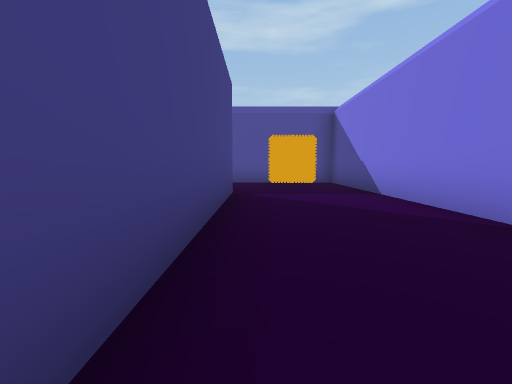
view 1 (above)

24 first-person views from a walk through a 3-D level made in the Unity game engine. The camera is 0.58 m above the floor, tilts 6° down and sees 90° across. The floor is counted in squares, 1 m on a side. Each view is taken from the middle of a square. On the plan, view 1 faces up. The plan holds only what a view shows up to about 9 squares ahead; the rest is blank. The place goes on beyond the plan.

view 2
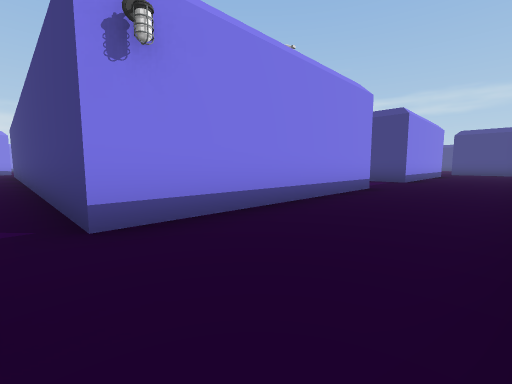

view 3
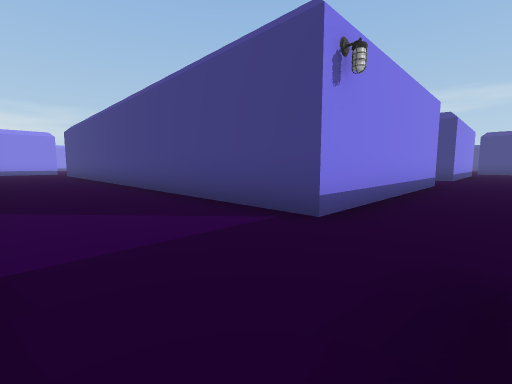

view 4
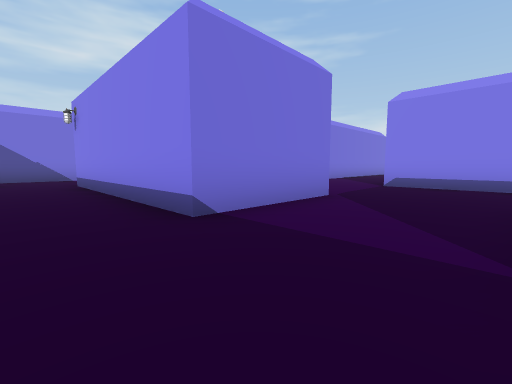

view 5
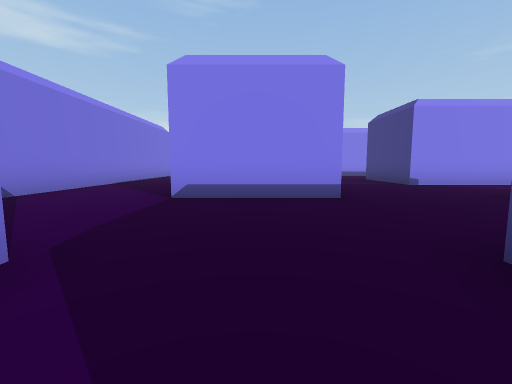

view 6
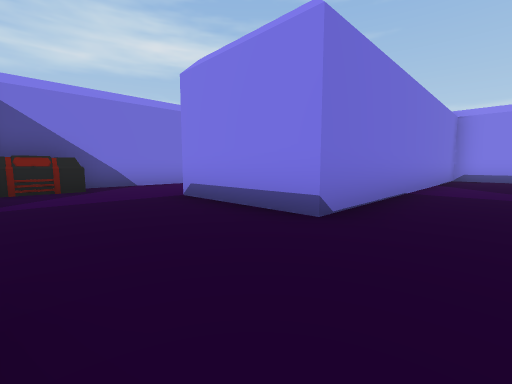

view 7
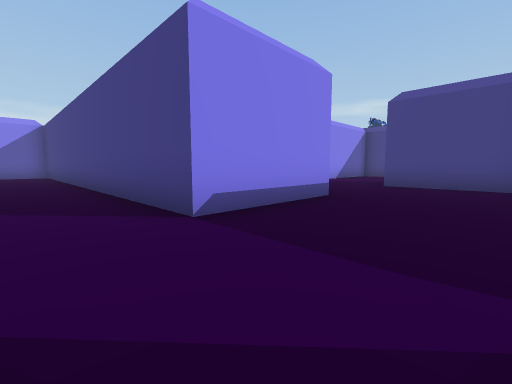

view 8
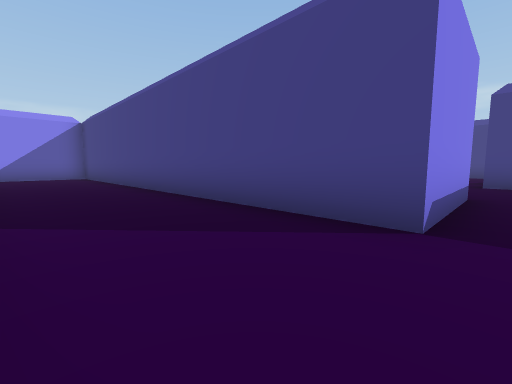

view 9
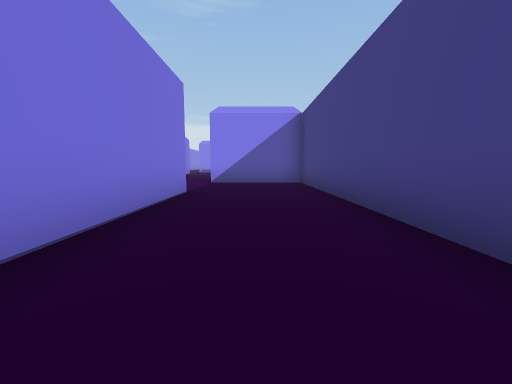

view 10
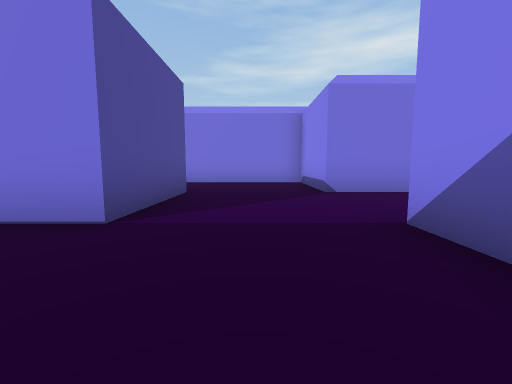

view 11
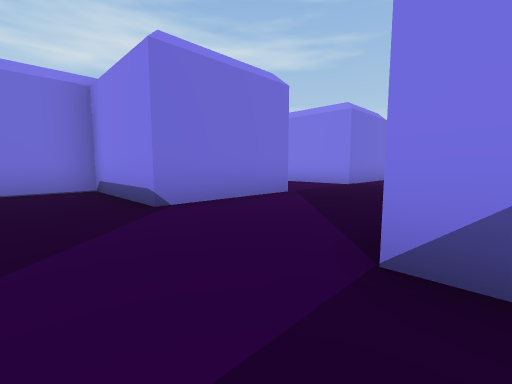

view 12
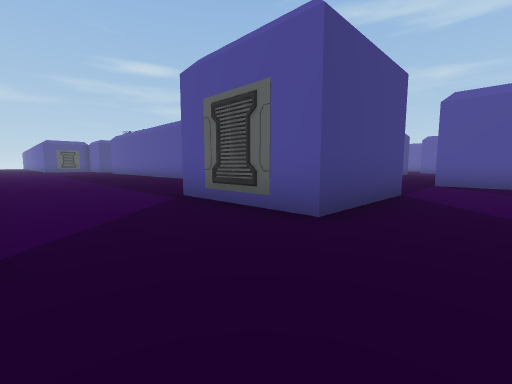

view 13
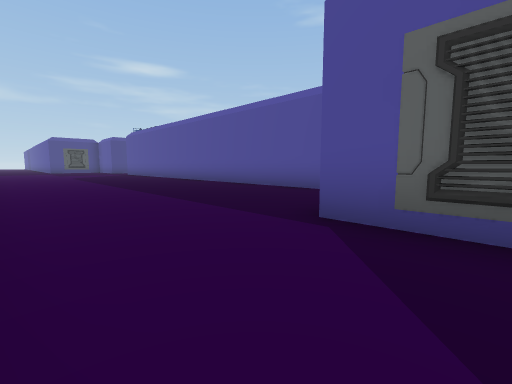

view 14
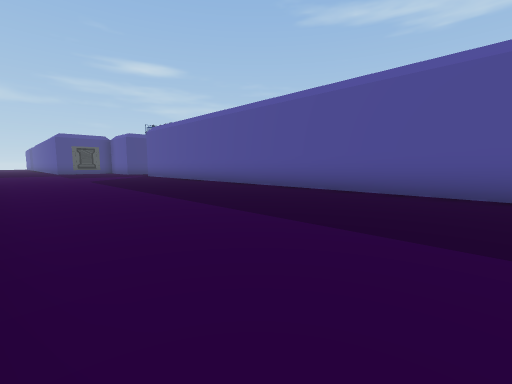

view 15
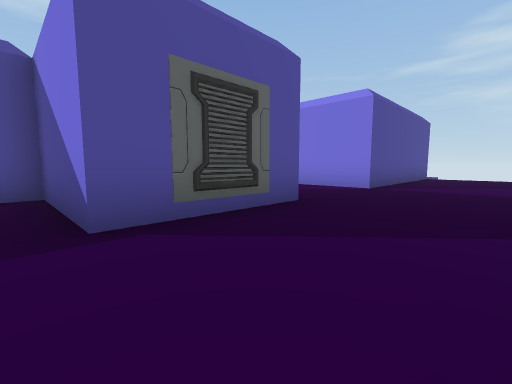

view 16
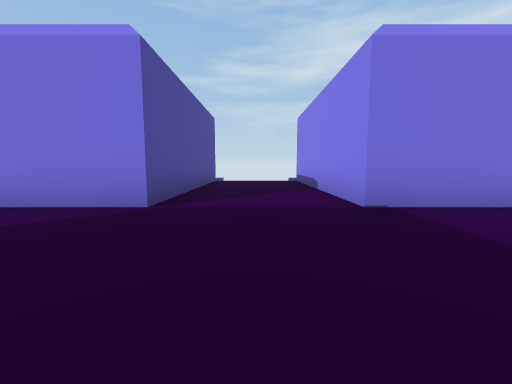

view 17
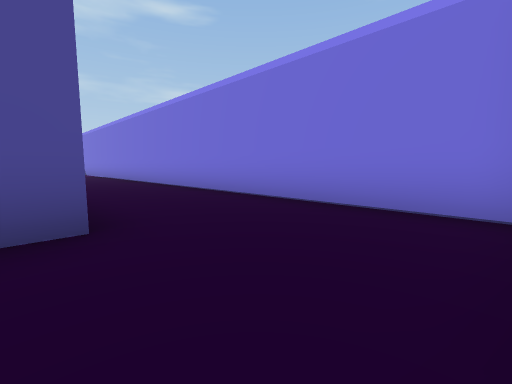

view 18
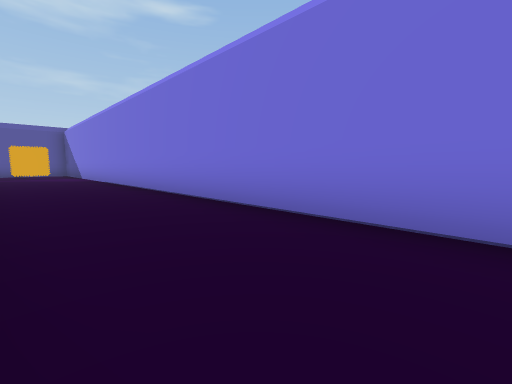

view 19
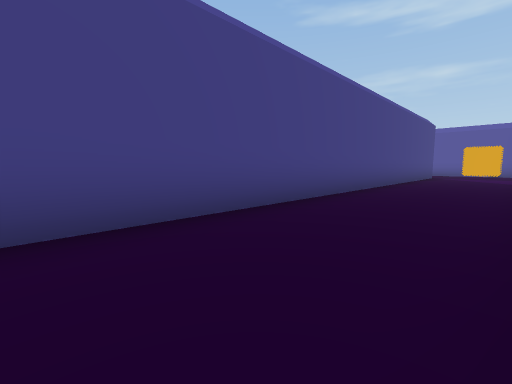

view 20
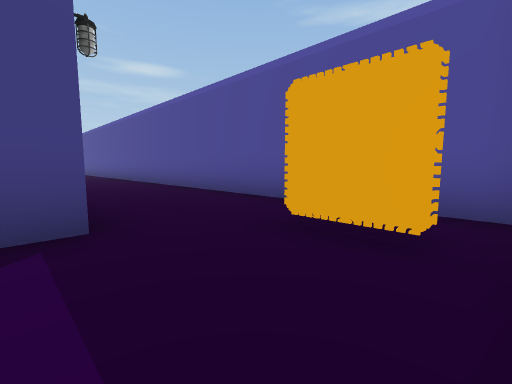

view 21
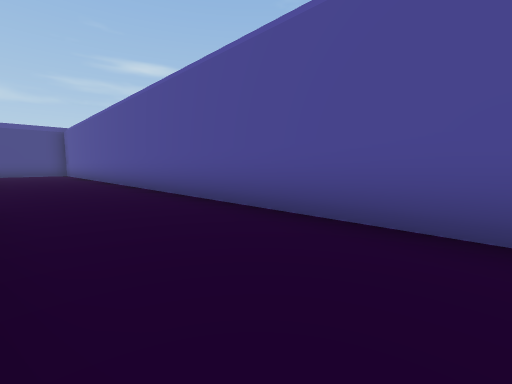

view 22
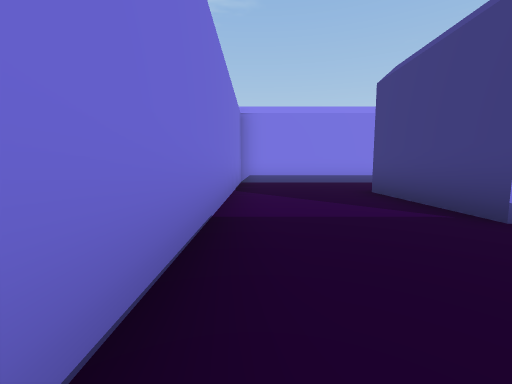

view 23
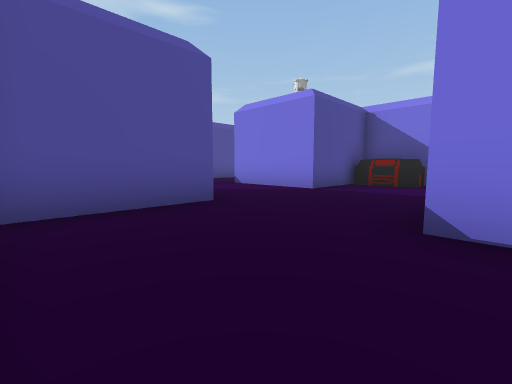

view 24
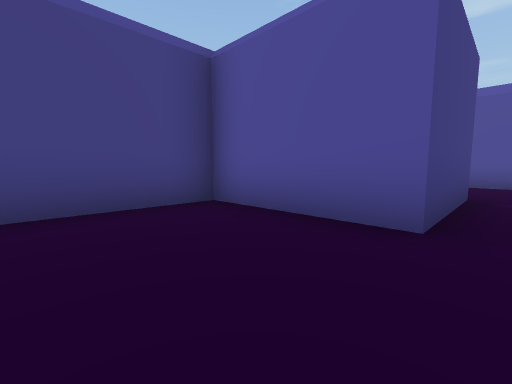

### Floor plan
Points are (right, up) in squares from view 1. A wall is a line through its corners. A room is listed if a view was taken in it or the views show most of it. See-through windows are left out.
Room 1 (views 1, 2, 3, 4, 5, 6, 7, 8, 9, 10, 11, 12, 13, 14, 15, 16, 17, 18, 19, 20, 21, 22, 23, 24)
walls: (-13.9, -9.5) (-9.5, -9.5) (-9.5, -0.5) (-6.5, -0.5) (-6.5, -12.5) (-15.4, -12.5); (-15.5, -3.5) (-12.5, -3.5) (-12.5, -6.5); (-6.5, -12.5) (-3.5, -12.5) (-3.5, -15.5) (-6.5, -15.5) (-6.5, -12.5); (-10.4, 5.5) (-9.5, 5.5) (-9.5, 2.5) (-12.5, 2.5) (-12.5, -0.5); (-0.4, -9.5) (-3.5, -9.5) (-3.5, 2.5) (-6.5, 2.5) (-6.5, 5.5) (-0.5, 5.5) (-0.5, -8.1); (-0.5, -19.5) (-0.5, -18.5) (5, -18.5); (5.1, -15.5) (-0.5, -15.5) (-0.5, -12.5) (2.5, -12.5) (2.5, 8.5) (-12.4, 8.5)
objects: vent (-5, -16); crate (-4, 1) to (-4, 2); other object (1, 7)

Positions as (right, up) in squares from view 1, and headings:
1: (0, 0), facing up
2: (0, 8), facing down-left
3: (2, 7), facing down-left
4: (-9, 7), facing down-right
5: (-8, 4), facing down
6: (-11, 2), facing down-right
7: (-5, 2), facing down-left
8: (-4, 0), facing down-left
9: (-5, -4), facing down
10: (-6, -11), facing right
11: (-4, -11), facing down-right
12: (-2, -18), facing up-left
13: (-5, -18), facing up-left
14: (-8, -18), facing up-left
15: (-7, -18), facing up-right
16: (-4, -17), facing right
17: (-1, -12), facing up-right
18: (0, -8), facing up-right
19: (2, -8), facing up-left
20: (2, 5), facing up-left
21: (-2, 6), facing up-left
22: (-10, -1), facing down
23: (-12, -1), facing up-right
24: (-9, 0), facing up-left
